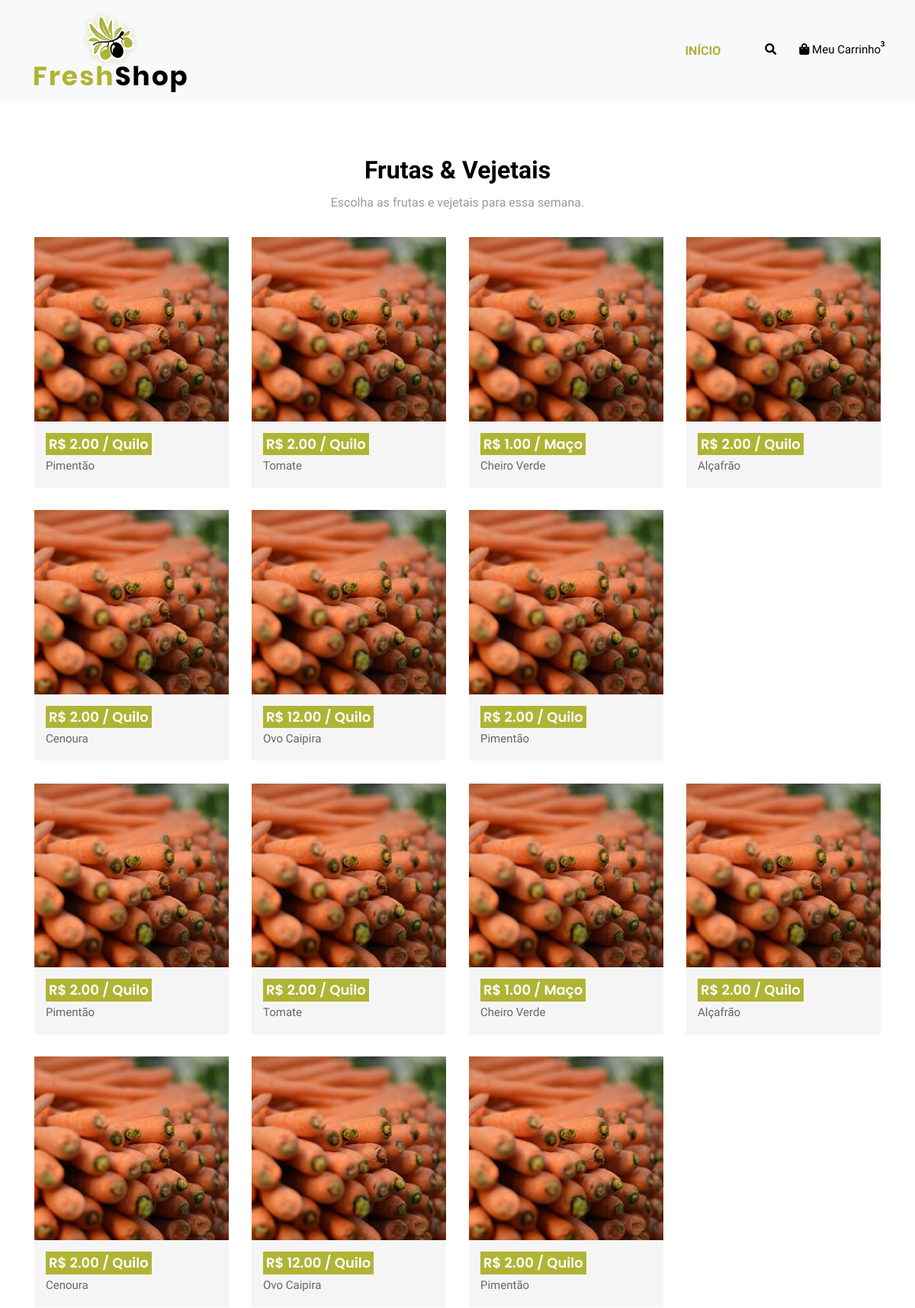
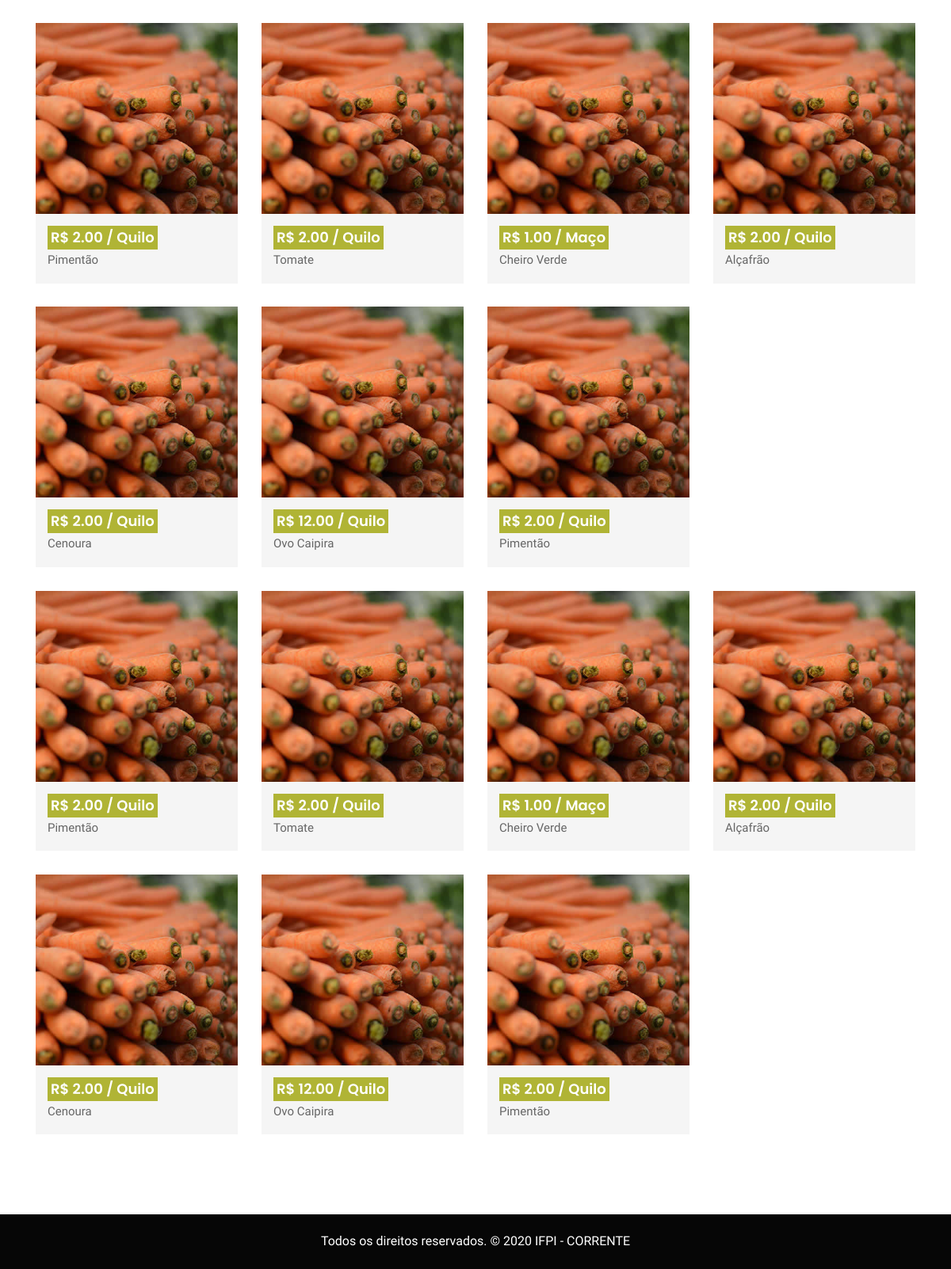
The page / on the database its author committed (2 pictures, top to bottom).
### feirinha/models.py (models this page shows, shortened)
class Produto(models.Model):
	feirante = models.ForeignKey(Feirante,
								 models.CASCADE,
								 related_name='feirante')
	nome = models.CharField(verbose_name='nome', max_length=200)
	valor = models.DecimalField(verbose_name='valor',
                                decimal_places=2,
                                max_digits=14,
                                validators=[MinValueValidator(0.00)])
	unidade = models.ForeignKey(Unidade, models.CASCADE,related_name='unidade')
	foto = models.ImageField(verbose_name='Foto', null=True, blank=True)
	quantidade = models.PositiveIntegerField(verbose_name='quantidade', default=0)

class Unidade(models.Model):
	MACO = 'M'
	PACOTE = 'P'
	QUILO = 'Q'
	UNIDADE = 'U'
	DUZIA = 'D'
	TIPOS = ((MACO, 'Maço'),
			 (PACOTE, 'Pacote'),
			 (QUILO, 'Quilo'),
			 (UNIDADE, 'Unidade'),
			 (DUZIA, 'Dúzia'),)
	tipo = models.CharField(verbose_name='nome', max_length=1, choices=TIPOS)

### feirinha/views.py (the view)
# urls.py: path('', views.home, name='home'),
def home(request):
	feirantes = Feirante.objects.all()
	produtos = Produto.objects.all()
	return render(request, 'feirinha/index.html',
					{'feirantes': feirantes, 'produtos': produtos})

### feirinha/templates/feirinha/index.html (shortened to what this page needs)
{% load static %}
<!DOCTYPE html>
<html lang="en">
<head>
    <link rel="stylesheet" href="{% static 'css/bootstrap.min.css' %}">
    <link rel="stylesheet" href="{% static 'css/style.css' %}">
    <link rel="stylesheet" href="{% static 'css/responsive.css' %}">
    <link rel="stylesheet" href="{% static 'css/custom.css' %}">
</head>
<body>
    <header class="main-header">
        <nav class="navbar navbar-expand-lg navbar-light bg-light navbar-default bootsnav">
            <div class="container">
                <div class="navbar-header">
                    <a class="navbar-brand" href="index.html"><img src="images/logo.png" class="logo" alt=""></a>
                </div>
                <div class="collapse navbar-collapse" id="navbar-menu">
                    <ul class="nav navbar-nav ml-auto" data-in="fadeInDown" data-out="fadeOutUp">
                        <li class="nav-item active"><a class="nav-link" href="index.html">Início</a></li>
                    </ul>
                </div>
                <div class="attr-nav">
                    <ul>
                        <li class="search"><a href="#"><i class="fa fa-search"></i></a></li>
                        <li class="side-menu">
							<a href="#">
								<i class="fa fa-shopping-bag"></i>
								<span class="badge">3</span>
								<p>Meu Carrinho</p>
							</a>
						</li>
                    </ul>
                </div>
            </div>
        </nav>
    </header>
    <div class="products-box">
        <div class="container">
            <div class="row">
                <div class="col-lg-12">
                    <div class="title-all text-center">
                        <h1>Frutas & Vejetais</h1>
                        <p>Escolha as frutas e vejetais para essa semana.</p>
                    </div>
                </div>
            </div>
            {% for feirante in feirantes %}
            <div class="row special-list">
                <div class="col-lg-12">
                    <h1>Feirante:</h1><h2> {{ feirante.nome }}</h2>
                </div>
                {% for produto in produtos %}
                <div class="col-lg-3 col-md-6 special-grid best-seller">
                    <div class="products-single fix">
                        <div class="box-img-hover">
                            <img src="{% static 'images/img-pro-01.jpg' %}" class="img-fluid" alt="Image">
                        </div>
                        <div class="why-text">
                            <h5> R$ {{ produto.valor }} / {{ produto.unidade.tipo }}</h5>
                            <p>{{ produto.nome }}</p>
                        </div>
                    </div>
                </div>
                {% endfor %}
            </div>
            {% endfor %}
        </div>
    </div>
    <div class="footer-copyright">
        <p class="footer-company">Todos os direitos reservados. &copy; 2020 <a href="#">IFPI - CORRENTE</a></p>
    </div>
</body>
</html>

### feirinha/static/css/style.css (style rules this page uses)
body { color: #666666; font-size: 15px; font-family: 'Dosis', sans-serif; line-height: 1.80857; }
a { color: #1f1f1f; text-decoration: none !important; outline: none !important; -webkit-transition: all .3s ease-in-out; -moz-transition: all .3s ease-in-out; -ms-transition: all .3s ease-in-out; -o-transition: all .3s ease-in-out; transition: all .3s ease-in-out; }
h1, h2, h3, h4, h5, h6 { letter-spacing: 0; font-weight: normal; position: relative; padding: 0 0 10px 0; font-weight: normal; line-height: 120% !important; color: #1f1f1f; margin: 0 }
h1 { font-size: 24px }
h2 { font-size: 22px }
h5 { font-size: 14px }
a { color: #1f1f1f; text-decoration: none; outline: none; }
a, .btn { text-decoration: none !important; outline: none !important; -webkit-transition: all .3s ease-in-out; -moz-transition: all .3s ease-in-out; -ms-transition: all .3s ease-in-out; -o-transition: all .3s ease-in-out; transition: all .3s ease-in-out; }
ul, li, ol { list-style: none; margin: 0px; padding: 0px; }
p { margin: 0px; }
.search a { color: #b0b435; }
nav.navbar.bootsnav ul.nav > li > a { margin: 0px; }
.attr-nav > ul > li > a { padding: 28px 15px; }
@media (min-width: 1024px) { nav.navbar ul.nav > li > a { padding: 30px 15px; font-weight: 600; } }
@media (min-width: 1024px) { nav.navbar .navbar-brand { margin-top: 0; } }
nav.navbar.bootsnav ul.nav > li > a { position: relative; font-weight: 700; font-size: 16px; color: #000000; text-transform: uppercase; padding-top: 10px; padding-bottom: 10px; padding-left: 10px; padding-right: 30px; }
nav.navbar.bootsnav ul.nav li.active > a { color: #b0b435; }
.side-menu p { display: inline-block; }
.title-all { margin-bottom: 30px; }
.title-all h1 { font-size: 32px; font-weight: 700; color: #000000; }
.title-all p { color: #999999; font-size: 16px; }
.products-box { padding: 70px 0px; }
.products-single { overflow: hidden; position: relative; margin-bottom: 30px; }
.products-single .box-img-hover { overflow: hidden; position: relative; }
.box-img-hover img { margin: 0 auto; text-align: center; display: block; }
.why-text { background: #f5f5f5; padding: 15px; }
.why-text h5 { font-size: 18px; font-family: 'Poppins', sans-serif; padding: 4px; display: inline-block; background: #b0b435; color: #ffffff; font-weight: 600; }
.footer-copyright { background: #060606; padding: 20px 0px; position: relative; }
.footer-copyright p { text-align: center; color: #ffffff; font-size: 16px; }
.footer-copyright p a { color: #ffffff; }
.nav > li { position: relative; display: inline-block; vertical-align: middle; }

### feirinha/static/css/all.css (style rules this page uses)
.fa,.fab,.fal,.far,.fas { -moz-osx-font-smoothing:grayscale;-webkit-font-smoothing:antialiased;display:inline-block;font-style:normal;font-variant:normal;text-rendering:auto;line-height:1 }
.fa-search:before { content:"\f002" }
.fa-shopping-bag:before { content:"\f290" }
.fa,.far,.fas { font-family:"Font Awesome 5 Free" }
.fa,.fas { font-weight:900 }

### feirinha/static/css/bootsnav.css (style rules this page uses)
nav.bootsnav .container { position: relative; }
nav.navbar.bootsnav { margin-bottom: 0; -moz-border-radius: 0px; -webkit-border-radius: 0px; -o-border-radius: 0px; border-radius: 0px; background-color: #fff; border: none; z-index: 9; }
nav.navbar.bootsnav ul.nav > li > a { color: #6f6f6f; background-color: transparent; outline: none; margin-bottom: -2px; }
nav.navbar.bootsnav ul.nav li.megamenu-fw > a:hover, nav.navbar.bootsnav ul.nav li.megamenu-fw > a:focus, nav.navbar.bootsnav ul.nav li.active > a:hover, nav.navbar.bootsnav ul.nav li.active > a:focus, nav.navbar.bootsnav ul.nav li.active > a { background-color: transparent; }
.attr-nav { float: right; display: inline-block; margin-left: 13px; margin-right: -15px; }
.attr-nav > ul { padding: 0; margin: 0 0 -7px 0; list-style: none; display: inline-block; }
.attr-nav > ul > li { float: left; display: block; }
.attr-nav > ul > li > a { color: #010101; display: block; padding: 28px 15px; position: relative; }
.attr-nav > ul > li > a span.badge { position: absolute; top: 50%; margin-top: -15px; right: 5px; font-size: 10px; padding: 0; width: 15px; height: 15px; padding-top: 2px; }
body { -webkit-transition: all 0.3s ease-in-out; -moz-transition: all 0.3s ease-in-out; -o-transition: all 0.3s ease-in-out; -ms-transition: all 0.3s ease-in-out; transition: all 0.3s ease-in-out; }
@media (min-width: 1024px) { nav.navbar.bootsnav ul.nav > li > a { padding: 30px 15px; font-weight: 600; } }

### rows shown on the page
Produto: valor "2.00", unidade.tipo "Quilo", nome "Pimentão"
Produto: valor "2.00", unidade.tipo "Quilo", nome "Tomate"
Produto: valor "1.00", unidade.tipo "Maço", nome "Cheiro Verde"
Produto: valor "2.00", unidade.tipo "Quilo", nome "Alçafrão"
Produto: valor "2.00", unidade.tipo "Quilo", nome "Cenoura"
Produto: valor "12.00", unidade.tipo "Quilo", nome "Ovo Caipira"
Produto: valor "2.00", unidade.tipo "Quilo", nome "Pimentão"
